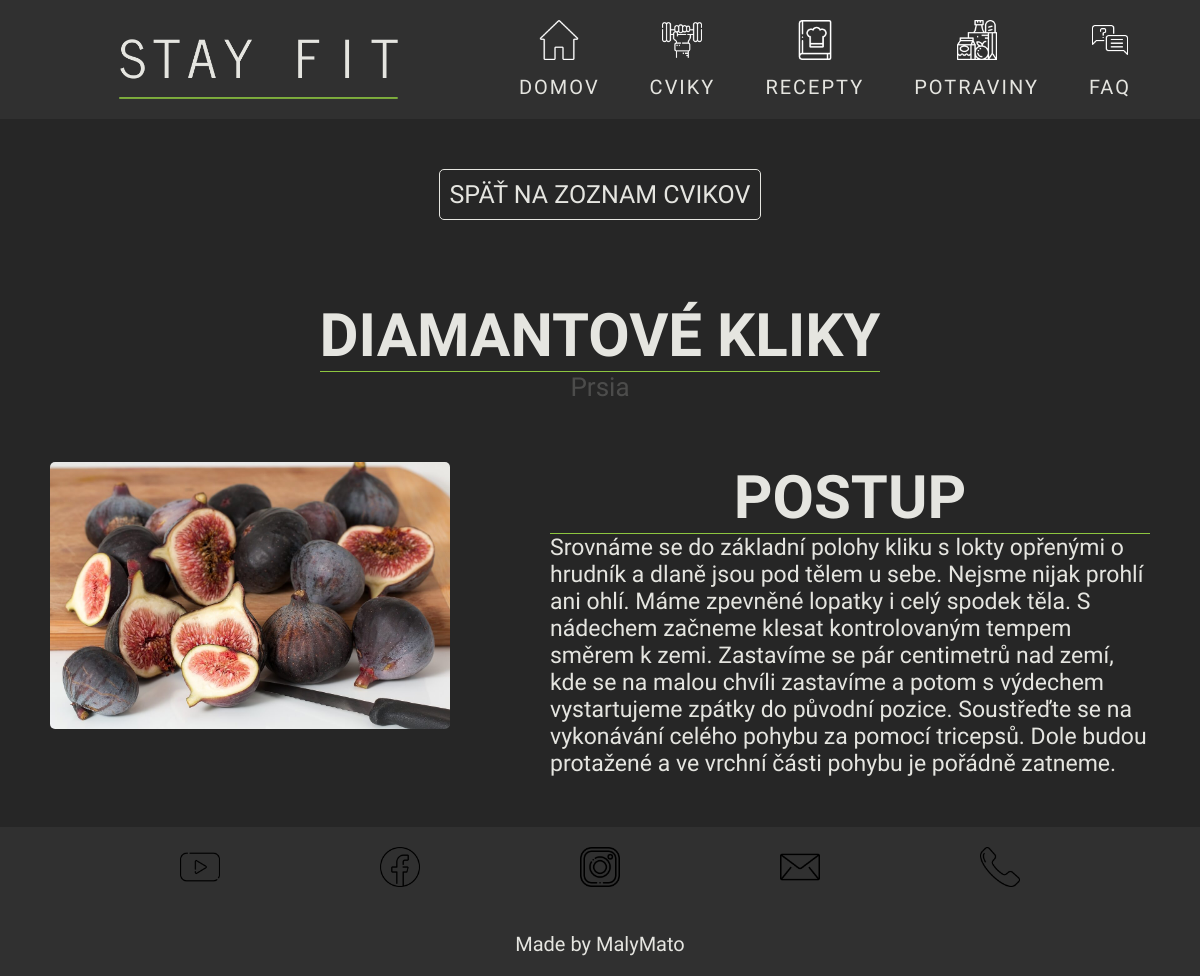
Screenshot of /cvik.php?id=1 with the database file from the repository.
### tables this page shows
CREATE TABLE `cviky` (
  `IDcvik` int(11) NOT NULL,
  `cvik` varchar(50) NOT NULL,
  `postup` text NOT NULL
);

CREATE TABLE `svaly` (
  `IDsval` int(11) NOT NULL,
  `sval` varchar(50) NOT NULL
);

### cvik.php (the view, shortened to what this page needs)
<!DOCTYPE html>
<html lang="en">
<?php
require_once("db.php");
$id = $_GET["id"] ?? null;
$sql = "SELECT * FROM cviky
        JOIN cvikvybavenie ON cvikvybavenie.IDcvik = cviky.IDcvik
        JOIN vybavenia ON vybavenia.IDvybavenie = cvikvybavenie.IDvybavenie
        JOIN svalcvik ON svalcvik.IDcvik = cviky.IDcvik
        JOIN svaly ON svaly.IDsval = svalcvik.IDsval
        WHERE cviky.IDcvik = $id";
$stmt = $conn->prepare($sql);
$stmt->execute();
$result = $stmt->fetchAll(PDO::FETCH_ASSOC);
foreach ($result as $i) {
  $nazovCviku = $i['cvik'];
  $sval = $i["sval"];
  $postup = $i["postup"];
}
?>
<head>
  <link rel="stylesheet" href="./styles/potravina-header.css" />
  <link rel="stylesheet" href="./styles/layout.css">
  <link rel="stylesheet" href="./styles/cvik.css">
  <link rel="stylesheet" href="./styles/small-footer.css">
</head>
<body>
  <?php include_once "./components/small-header.php" ?>
  <main class="cvik">
    <div class="content-wrapper">
      <div class="content-header">
        <div class="back-button">
          <a href="cviky.php">SPÄŤ NA ZOZNAM CVIKOV</a>
        </div>
        <div class="content-start">
          <div class="name">
            <h1><?php echo $nazovCviku; ?></h1>
            <span class="underline"></span>
            <span class="type"><?php echo $sval; ?></span>
          </div>
        </div>
      </div>
      <div class="cvik-wrapper">
        <div class="basic-info">
          <div class="photo">
            <img src="./media/fig-potravina.jpg" alt="" />
          </div>
        </div>
        <div class="extended-info">
          <div class="name">
            <h1>POSTUP</h1>
            <span class="underline"></span>
          </div>
          <p><?php echo $postup ?></p>
        </div>
      </div>
    </div>
  </main>
  <?php require_once "./components/small-footer.php" ?>
</body>
</html>

### styles/layout.css (style rules this page uses)
* { box-sizing: border-box; font-family: "News Cycle", sans-serif; }
body { display: grid; grid-template-rows: auto 1fr auto; font-size: 2rem; font-weight: 500; background-color: #262626; scroll-behavior: smooth; width: 100%; height: 100%; }
body .underline { height: 1px; background-color: #8dc63f; width: 100%; display: flex; justify-content: center; align-self: center; }
* { margin: 0; }
html { font-size: 10px; }
html h1 { font-size: 4rem; }
html p { font-size: 2.3rem; }
@media (min-width: 601px) { html { font-size: 7px; } }
@media (min-width: 800px) { html { font-size: 8px; } }
@media (min-width: 1000px) { html { font-size: 9px; } }
@media (min-width: 1200px) { html { font-size: 10px; } }

### styles/cvik.css (style rules this page uses)
.cvik { padding: 5rem 1rem; }
.cvik .content-wrapper { display: flex; justify-content: center; align-items: center; gap: 6rem; flex-direction: column; }
.cvik .content-wrapper .content-header { display: flex; flex-direction: column; justify-content: center; align-items: center; gap: 8rem; }
.cvik .content-wrapper .content-header .back-button { border: 1px solid #e5e5e0; border-radius: 5px; text-align: center; padding: 1rem; transition: 0.5s; max-width: 400px; color: ror; }
.cvik .content-wrapper .content-header .back-button a { text-decoration: none; color: #e5e5e0; font-size: 2.5rem; color: li; }
.cvik .content-wrapper .content-header .content-start { display: flex; flex-direction: column; justify-content: center; align-items: center; gap: 4rem; }
.cvik .content-wrapper .content-header .content-start .name { text-align: center; display: flex; flex-direction: column; justify-content: center; align-items: center; }
.cvik .content-wrapper .content-header .content-start .name h1 { color: #e5e5e0; text-transform: uppercase; font-size: 6rem; }
.cvik .content-wrapper .content-header .content-start .type { color: #e5e5e0; opacity: 20%; font-size: 2.6rem; }
.cvik .content-wrapper .cvik-wrapper { width: 100%; display: flex; justify-content: center; flex-direction: column; align-items: center; gap: 10rem; }
.cvik .content-wrapper .cvik-wrapper .basic-info { display: flex; flex-direction: column; justify-content: center; align-items: center; gap: 3rem; max-width: 600px; }
.cvik .content-wrapper .cvik-wrapper .basic-info .photo img { border-radius: 5px; width: 100%; }
.cvik .content-wrapper .cvik-wrapper .extended-info { max-width: 600px; }
.cvik .content-wrapper .cvik-wrapper .extended-info .name h1 { color: #e5e5e0; font-size: 6rem; text-align: center; }
.cvik .content-wrapper .cvik-wrapper .extended-info p { color: #e5e5e0; }
@media (min-width: 1200px) { .cvik .content-wrapper .cvik-wrapper { flex-direction: row; justify-content: space-evenly; align-items: flex-start; } }
@media (min-width: 1200px) { .cvik { padding: 5rem; } }

### rows the page displays
cviky: cvik "DIAMANTOVÉ KLIKY", svaly.sval "Prsia", postup "Srovnáme se do základní polohy kliku s lokty opřenými o hrudník a dlaně jsou pod tělem u sebe. Nejsme nijak prohlí ani ohlí. Máme zpevněné lopatky i celý spodek těla. S nádechem začneme klesat kontrolovaným tempem směrem k zemi. Zastavíme se pár centimetrů nad zemí, kde se na malou chvíli zastavíme a potom s výdechem vystartujeme zpátky do původní pozice. Soustřeďte se na vykonávání celého pohybu za pomocí tricepsů. Dole budou protažené a ve vrchní části pohybu je pořádně zatneme."
